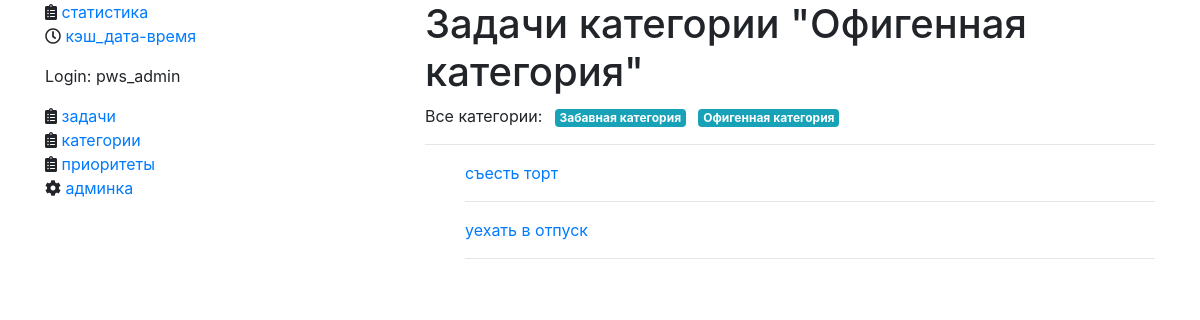
The app's page /list/c/funny-cat (signed in) with its own data.
### tasks/models.py (models this page shows, shortened)
class Category(models.Model):
    slug = models.CharField(max_length=128)
    name = models.CharField(max_length=256)
    todos_count = models.PositiveIntegerField(default=0)
    class Meta:
        verbose_name = 'Категория'
        verbose_name_plural = 'Категории'

class TodoItem(models.Model):
    description = models.TextField("описание")
    is_completed = models.BooleanField("выполнено", default=False)
    created = models.DateTimeField(auto_now_add=True)
    updated = models.DateTimeField(auto_now=True)
    owner = models.ForeignKey(
        User, on_delete=models.CASCADE, related_name="tasks"
    )
    priority = models.ForeignKey(
        Priority, on_delete=models.CASCADE, related_name="tasks", verbose_name="Приоритет задачи"
    )
    category = models.ManyToManyField(Category, blank=True)
    class Meta:
        verbose_name = 'Задача'
        verbose_name_plural = 'Задачи'
    def __str__(self):
        return self.description.lower()

### tasks/views.py (the view)
# urls.py: path("list/c/<slug:cat_slug>", views.tasks_by_cat, name="list_by_cat"),
def tasks_by_cat(request, cat_slug=None):
    u = request.user
    tasks = TodoItem.objects.filter(owner=u).all()
    cat = None
    if cat_slug:
        cat = get_object_or_404(Category, slug=cat_slug)
        tasks = tasks.filter(category__in=[cat])
    categories = []
    for t in tasks:
        for cat in t.category.all():
            if cat not in categories:
                categories.append(cat)
    return render(
        request,
        "tasks/list_by_cat.html",
        {"category": cat, "tasks": tasks, "categories": categories},
    )

### tasks/templates/tasks/list_by_cat.html (shortened to what this page needs)
{% extends "base.html" %}
{% load static %}
{% block main_content %}
  {% if category %}
  <h1>Задачи категории "{{ category.name }}"</h1>
  {% else %}
  <h1>Все текущие задачи</h1>
  {% endif %}
    {% for t in categories %}
      {% if forloop.first %}
      <ul class="list-inline">
        <li class="list-inline-item">Все категории:</li>
      {% endif %}
      <li class="list-inline-item">
        <a href="{% url "tasks:list_by_cat" t.slug %}">
        {% if t.pk == tag.pk %}
          <span class="badge badge-success">{{ t.name }}</span>
        {% else %}
          <span class="badge badge-info">{{ t.name }}</span>
        {% endif %}
        </a>
      </li>
    {% if forloop.last %}</ul>{% endif %}
    {% endfor %}
  <hr/>
  <ul id="todo-list">
  {% for task in tasks %}
      <a href={% url "tasks:details" task.id %}>{{ task }}</a>
      <hr/>
  {% endfor %}
  </ul>
{% endblock %}

### templates/base.html (shortened to what this page needs)
<html>
  <head>
    <link rel="stylesheet" href="https://maxcdn.bootstrapcdn.com/bootstrap/4.0.0/css/bootstrap.min.css">
  <link rel="stylesheet" href="https://use.fontawesome.com/releases/v5.7.0/css/all.css">
  </head>
  <body>
    <div class="container">
      <div class="row">
        <div class="side_bar col">
        {% block side_bar %}
          <ul class="nav flex-column">
	          <li class="nav-item"><i class="fas fa-clipboard-list"></i>&nbsp;<a href="{% url "tasks:index" %}">статистика</a></li>
	          <li class="nav-item"><i class="far fa-clock"></i>&nbsp;<a href="{% url "tasks:datetime" %}">кэш_дата-время</a></li>
	        </ul>
          {% if user.is_authenticated %}
          <p>Login: {{ user.username }}</p>
	        <ul class="nav flex-column">
            <li class="nav-item"><i class="fas fa-clipboard-list"></i>&nbsp;<a href="{% url "tasks:list" %}">задачи</a></li>
		        <li class="nav-item"><i class="fas fa-clipboard-list"></i>&nbsp;<a href="{% url "tasks:catlist" %}">категории</a></li>
		        <li class="nav-item"><i class="fas fa-clipboard-list"></i>&nbsp;<a href="{% url "tasks:priolist" %}">приоритеты</a></li>
	          <li class="nav-item"><i class="fas fa-cog"></i>&nbsp;<a href='{% url 'admin:index' %}'>админка</a>
	        </ul>
          {% endif %}
        {% endblock %}
        </div>
        <div class="main_content col-8">
          {% block main_content %}
          {% endblock %}
        </div>
      </div>
    </div>
  </body>
</html>

### records on screen
Category: name "Офигенная категория"
Category: shows "Все категории:", name "Забавная категория"
TodoItem: description "съесть торт"
TodoItem: description "уехать в отпуск"

### other values on screen
{{ user.username }} "pws_admin"
